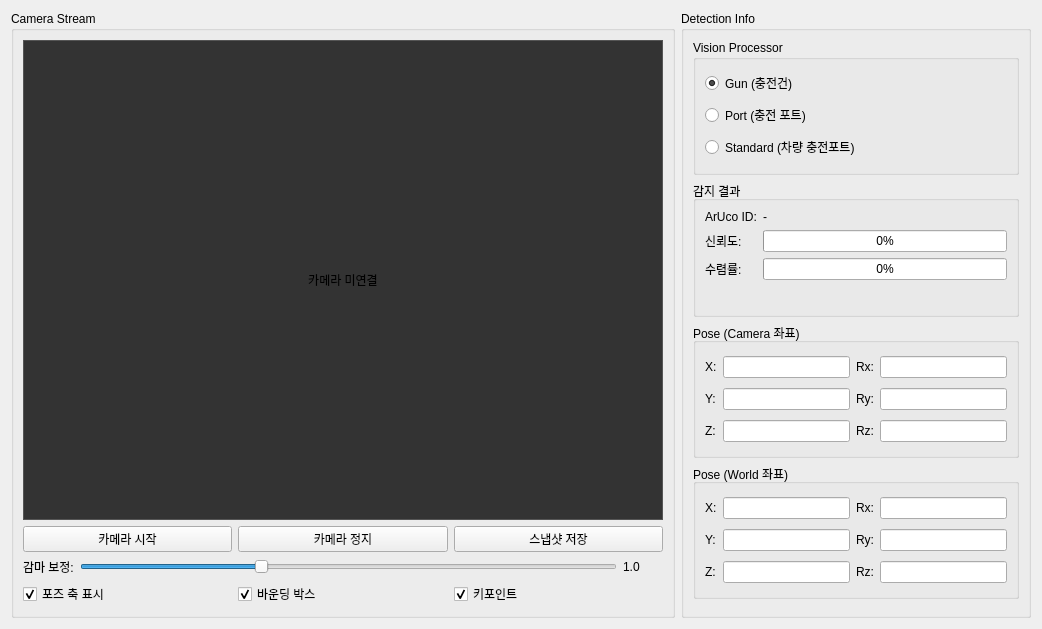
      <widget class="QWidget" name="tabVision">
       <attribute name="title">
        <string>비전</string>
       </attribute>
       <layout class="QHBoxLayout" name="horizontalLayoutVision">

        <!-- Left: Camera Stream -->
        <item>
         <widget class="QGroupBox" name="groupCameraStream">
          <property name="title">
           <string>Camera Stream</string>
          </property>
          <layout class="QVBoxLayout" name="verticalLayoutCamera">
           <item>
            <widget class="QLabel" name="labelCameraView">
             <property name="minimumSize">
              <size>
               <width>640</width>
               <height>480</height>
              </size>
             </property>
             <property name="styleSheet">
              <string>background-color: #333333; border: 1px solid #555555;</string>
             </property>
             <property name="text">
              <string>카메라 미연결</string>
             </property>
             <property name="alignment">
              <set>Qt::AlignCenter</set>
             </property>
            </widget>
           </item>
           <item>
            <layout class="QHBoxLayout" name="horizontalLayoutCameraButtons">
             <item>
              <widget class="QPushButton" name="btnStartCamera">
               <property name="text">
                <string>카메라 시작</string>
               </property>
              </widget>
             </item>
             <item>
              <widget class="QPushButton" name="btnStopCamera">
               <property name="text">
                <string>카메라 정지</string>
               </property>
              </widget>
             </item>
             <item>
              <widget class="QPushButton" name="btnSnapshot">
               <property name="text">
                <string>스냅샷 저장</string>
               </property>
              </widget>
             </item>
            </layout>
           </item>
           <item>
            <layout class="QHBoxLayout" name="horizontalLayoutGamma">
             <item>
              <widget class="QLabel" name="labelGamma">
               <property name="text">
                <string>감마 보정:</string>
               </property>
              </widget>
             </item>
             <item>
              <widget class="QSlider" name="sliderGamma">
               <property name="minimum">
                <number>50</number>
               </property>
               <property name="maximum">
                <number>200</number>
               </property>
               <property name="value">
                <number>100</number>
               </property>
               <property name="orientation">
                <enum>Qt::Horizontal</enum>
               </property>
              </widget>
             </item>
             <item>
              <widget class="QLabel" name="labelGammaValue">
               <property name="text">
                <string>1.0</string>
               </property>
               <property name="minimumSize">
                <size>
                 <width>40</width>
                 <height>0</height>
                </size>
               </property>
              </widget>
             </item>
            </layout>
           </item>
           <item>
            <layout class="QHBoxLayout" name="horizontalLayoutOverlay">
             <item>
              <widget class="QCheckBox" name="checkShowPoseAxes">
               <property name="text">
                <string>포즈 축 표시</string>
               </property>
               <property name="checked">
                <bool>true</bool>
               </property>
              </widget>
             </item>
             <item>
              <widget class="QCheckBox" name="checkShowBoundingBox">
               <property name="text">
                <string>바운딩 박스</string>
               </property>
               <property name="checked">
                <bool>true</bool>
               </property>
              </widget>
             </item>
             <item>
              <widget class="QCheckBox" name="checkShowKeypoints">
               <property name="text">
                <string>키포인트</string>
               </property>
               <property name="checked">
                <bool>true</bool>
               </property>
              </widget>
             </item>
            </layout>
           </item>
          </layout>
         </widget>
        </item>

        <!-- Right: Detection Info -->
        <item>
         <widget class="QGroupBox" name="groupDetectionInfo">
          <property name="title">
           <string>Detection Info</string>
          </property>
          <property name="minimumSize">
           <size>
            <width>350</width>
            <height>0</height>
           </size>
          </property>
          <layout class="QVBoxLayout" name="verticalLayoutDetection">
           <!-- Vision Processor Selection -->
           <item>
            <widget class="QGroupBox" name="groupVisionProcessor">
             <property name="title">
              <string>Vision Processor</string>
             </property>
             <layout class="QVBoxLayout" name="verticalLayoutVP">
              <item>
               <widget class="QRadioButton" name="radioProcessorGun">
                <property name="text">
                 <string>Gun (충전건)</string>
                </property>
                <property name="checked">
                 <bool>true</bool>
                </property>
               </widget>
              </item>
              <item>
               <widget class="QRadioButton" name="radioProcessorPort">
                <property name="text">
                 <string>Port (충전 포트)</string>
                </property>
               </widget>
              </item>
              <item>
               <widget class="QRadioButton" name="radioProcessorStandard">
                <property name="text">
                 <string>Standard (차량 충전포트)</string>
                </property>
               </widget>
              </item>
             </layout>
            </widget>
           </item>

           <!-- Detection Result -->
           <item>
            <widget class="QGroupBox" name="groupDetectionResult">
             <property name="title">
              <string>감지 결과</string>
             </property>
             <layout class="QFormLayout" name="formLayoutDetection">
              <item row="0" column="0">
               <widget class="QLabel" name="labelArUcoID">
                <property name="text">
                 <string>ArUco ID:</string>
                </property>
               </widget>
              </item>
              <item row="0" column="1">
               <widget class="QLabel" name="labelArUcoIDValue">
                <property name="text">
                 <string>-</string>
                </property>
               </widget>
              </item>
              <item row="1" column="0">
               <widget class="QLabel" name="labelConfidence">
                <property name="text">
                 <string>신뢰도:</string>
                </property>
               </widget>
              </item>
              <item row="1" column="1">
               <widget class="QProgressBar" name="progressConfidence">
                <property name="value">
                 <number>0</number>
                </property>
               </widget>
              </item>
              <item row="2" column="0">
               <widget class="QLabel" name="labelConvergence">
                <property name="text">
                 <string>수렴률:</string>
                </property>
               </widget>
              </item>
              <item row="2" column="1">
               <widget class="QProgressBar" name="progressConvergence">
                <property name="value">
                 <number>0</number>
                </property>
               </widget>
              </item>
             </layout>
            </widget>
           </item>

           <!-- Pose in Camera -->
           <item>
            <widget class="QGroupBox" name="groupPoseCamera">
             <property name="title">
              <string>Pose (Camera 좌표)</string>
             </property>
             <layout class="QGridLayout" name="gridLayoutPoseCamera">
              <item row="0" column="0">
               <widget class="QLabel" name="labelCamX">
                <property name="text">
                 <string>X:</string>
                </property>
               </widget>
              </item>
              <item row="0" column="1">
               <widget class="QLineEdit" name="editCamX">
                <property name="readOnly">
                 <bool>true</bool>
                </property>
               </widget>
              </item>
              <item row="0" column="2">
               <widget class="QLabel" name="labelCamRx">
                <property name="text">
                 <string>Rx:</string>
                </property>
               </widget>
              </item>
              <item row="0" column="3">
               <widget class="QLineEdit" name="editCamRx">
                <property name="readOnly">
                 <bool>true</bool>
                </property>
               </widget>
              </item>
              <item row="1" column="0">
               <widget class="QLabel" name="labelCamY">
                <property name="text">
                 <string>Y:</string>
                </property>
               </widget>
              </item>
              <item row="1" column="1">
               <widget class="QLineEdit" name="editCamY">
                <property name="readOnly">
                 <bool>true</bool>
                </property>
               </widget>
              </item>
              <item row="1" column="2">
               <widget class="QLabel" name="labelCamRy">
                <property name="text">
                 <string>Ry:</string>
                </property>
               </widget>
              </item>
              <item row="1" column="3">
               <widget class="QLineEdit" name="editCamRy">
                <property name="readOnly">
                 <bool>true</bool>
                </property>
               </widget>
              </item>
              <item row="2" column="0">
               <widget class="QLabel" name="labelCamZ">
                <property name="text">
                 <string>Z:</string>
                </property>
               </widget>
              </item>
              <item row="2" column="1">
               <widget class="QLineEdit" name="editCamZ">
                <property name="readOnly">
                 <bool>true</bool>
                </property>
               </widget>
              </item>
              <item row="2" column="2">
               <widget class="QLabel" name="labelCamRz">
                <property name="text">
                 <string>Rz:</string>
                </property>
               </widget>
              </item>
              <item row="2" column="3">
               <widget class="QLineEdit" name="editCamRz">
                <property name="readOnly">
                 <bool>true</bool>
                </property>
               </widget>
              </item>
             </layout>
            </widget>
           </item>

           <!-- Pose in World -->
           <item>
            <widget class="QGroupBox" name="groupPoseWorld">
             <property name="title">
              <string>Pose (World 좌표)</string>
             </property>
             <layout class="QGridLayout" name="gridLayoutPoseWorld">
              <item row="0" column="0">
               <widget class="QLabel" name="labelWorldX">
                <property name="text">
                 <string>X:</string>
                </property>
               </widget>
              </item>
              <item row="0" column="1">
               <widget class="QLineEdit" name="editWorldX">
                <property name="readOnly">
                 <bool>true</bool>
                </property>
               </widget>
              </item>
              <item row="0" column="2">
               <widget class="QLabel" name="labelWorldRx">
                <property name="text">
                 <string>Rx:</string>
                </property>
               </widget>
              </item>
              <item row="0" column="3">
               <widget class="QLineEdit" name="editWorldRx">
                <property name="readOnly">
                 <bool>true</bool>
                </property>
               </widget>
              </item>
              <item row="1" column="0">
               <widget class="QLabel" name="labelWorldY">
                <property name="text">
                 <string>Y:</string>
                </property>
               </widget>
              </item>
              <item row="1" column="1">
               <widget class="QLineEdit" name="editWorldY">
                <property name="readOnly">
                 <bool>true</bool>
                </property>
               </widget>
              </item>
              <item row="1" column="2">
               <widget class="QLabel" name="labelWorldRy">
                <property name="text">
                 <string>Ry:</string>
                </property>
               </widget>
              </item>
              <item row="1" column="3">
               <widget class="QLineEdit" name="editWorldRy">
                <property name="readOnly">
                 <bool>true</bool>
                </property>
               </widget>
              </item>
              <item row="2" column="0">
               <widget class="QLabel" name="labelWorldZ">
                <property name="text">
                 <string>Z:</string>
                </property>
               </widget>
              </item>
              <item row="2" column="1">
               <widget class="QLineEdit" name="editWorldZ">
                <property name="readOnly">
                 <bool>true</bool>
                </property>
               </widget>
              </item>
              <item row="2" column="2">
               <widget class="QLabel" name="labelWorldRz">
                <property name="text">
                 <string>Rz:</string>
                </property>
               </widget>
              </item>
              <item row="2" column="3">
               <widget class="QLineEdit" name="editWorldRz">
                <property name="readOnly">
                 <bool>true</bool>
                </property>
               </widget>
              </item>
             </layout>
            </widget>
           </item>

           <item>
            <spacer name="verticalSpacerVision">
             <property name="orientation">
              <enum>Qt::Vertical</enum>
             </property>
            </spacer>
           </item>
          </layout>
         </widget>
        </item>

       </layout>
      </widget>
